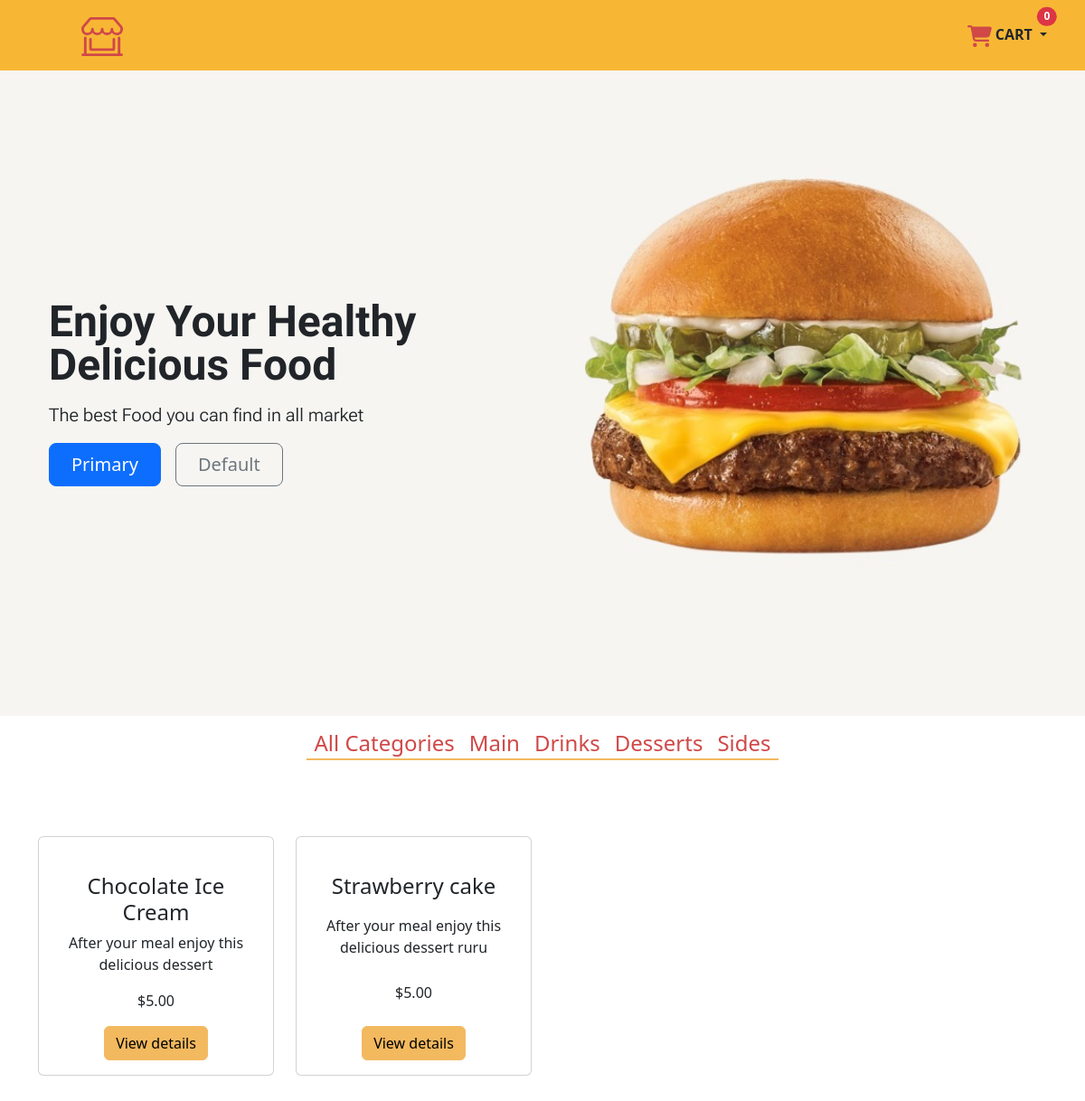
The app's page /ProductsByCategory/3 with its own data.
### food/models.py (models this page shows, shortened)
class Category(models.Model):
    name = models.CharField(max_length=200)
    created = models.DateTimeField(auto_now_add=True)
    updated = models.DateTimeField(auto_now=True)
    class Meta:
        verbose_name = 'Category'
        verbose_name_plural = 'Categories'

class Items(models.Model):
    product_type = models.ForeignKey(Category, on_delete=models.RESTRICT,  related_name='products')
    item_name = models.CharField(max_length=200)
    item_description = models.CharField(max_length=200)
    item_price = models.DecimalField( max_digits = 5, decimal_places=2)
    imagen = models.ImageField(upload_to='food', null=True, blank=True)
    created_at = models.DateTimeField(auto_now_add=True)
    updated_at = models.DateTimeField(auto_now=True)

### food/views.py (the view, shortened to what this page needs)
# urls.py: path("", views.home, name="home"),
def home(request, category_id=None):
    if category_id:
        objCategory = Category.objects.get(id=category_id)
        product_list = objCategory.products.all()
        category_list = Category.objects.all()
        context = {
            'category_list': category_list,
            'product_list': product_list,
        }
    return render(request, 'food/index.html', context)

### food/templates/food/index.html (shortened to what this page needs)
{% extends "food/base.html" %}
    {% block content %}
   <div class="container-fluid">
    <div class="d-flex justify-content-center bg-transparent" style="width: 100%;">
        <nav class="navbar navbar-expand-lg ">
            <div class="offcanvas offcanvas-end" tabindex="-1" id="navbarOffcanvasLg" aria-labelledby="navbarOffcanvasLgLabel">
                <div class="offcanvas-body">
                    <ul class="navbar-nav me-auto mb-2 mb-lg-0">
                        <li class="nav-item">
                            <a class="nav-link active red_color" aria-current="page" href="{% url 'food:home' %}">
                                <h4>All Categories</h4>
                            </a>
                        </li>
                        {% for category in category_list %}
                        <li class="nav-item">
                            <a class="nav-link active red_color" aria-current="page" href="{% url 'food:ProductsByCategory' category.id %}">
                                <h4>{{ category.name }}</h4>
                            </a>
                        </li>
                        {% endfor %}
                    </ul>
                </div>
            </div>
        </nav>
    </div>
</div>
    <div class=" bg-body-light ">
        <div class="container ">
            <div class="row py-5  justify-content-start ">
                {% for item in product_list %}
                <div class="col-12 col-sm-6 col-lg-3 d-flex text-center justify-content-start py-3">
                    <div class="card h-100 d-flex flex-column " style="width: 18rem;">
                        <div class="card-body d-flex flex-column">
                            <a href="{{ item.imagen.url }}" class=""><img src="{{ item.imagen.url }}" class="img-fluid"
                                    style="height: 210px;" alt=""></a>
                            <h4>{{ item.item_name }}</h4>
                            <p class="mt-auto">
                                {{ item.item_description }}
                            </p>
                            <p class="mt-auto">
                                ${{ item.item_price }}
                            </p>
                            <div class="mt-auto">
                                <a data-bs-toggle="modal" data-bs-target="#detallesModal{{ item.id }}"
                                    class="btn btn-info" style="background-color: #F3B95F; border-color: #F3B95F;">
                                    View details
                                </a>
                            </div>
                        </div>
                    </div>
                </div>
                {% endfor %}
            </div>
        </div>
        {% endblock %}

### food/static/css/styles.css (style rules this page uses)
.red_color { color: #D04848 !important; font-size: 26px !important; }
.navbar .nav-link:after { content: ''; width: 100%; height: 2px; background-color: #F3B95F; position: absolute; bottom: 20px; left: 0; }

### records on screen
Category: name "Main"
Category: name "Drinks"
Category: name "Desserts"
Category: name "Sides"
Items: item_name "Chocolate Ice Cream", item_description "After your meal enjoy this delicious dessert", item_price "5.00"
Items: item_name "Strawberry cake", item_description "After your meal enjoy this delicious dessert ruru", item_price "5.00"

### other values on screen
{{ request.session.cart.items|length }} "0"
